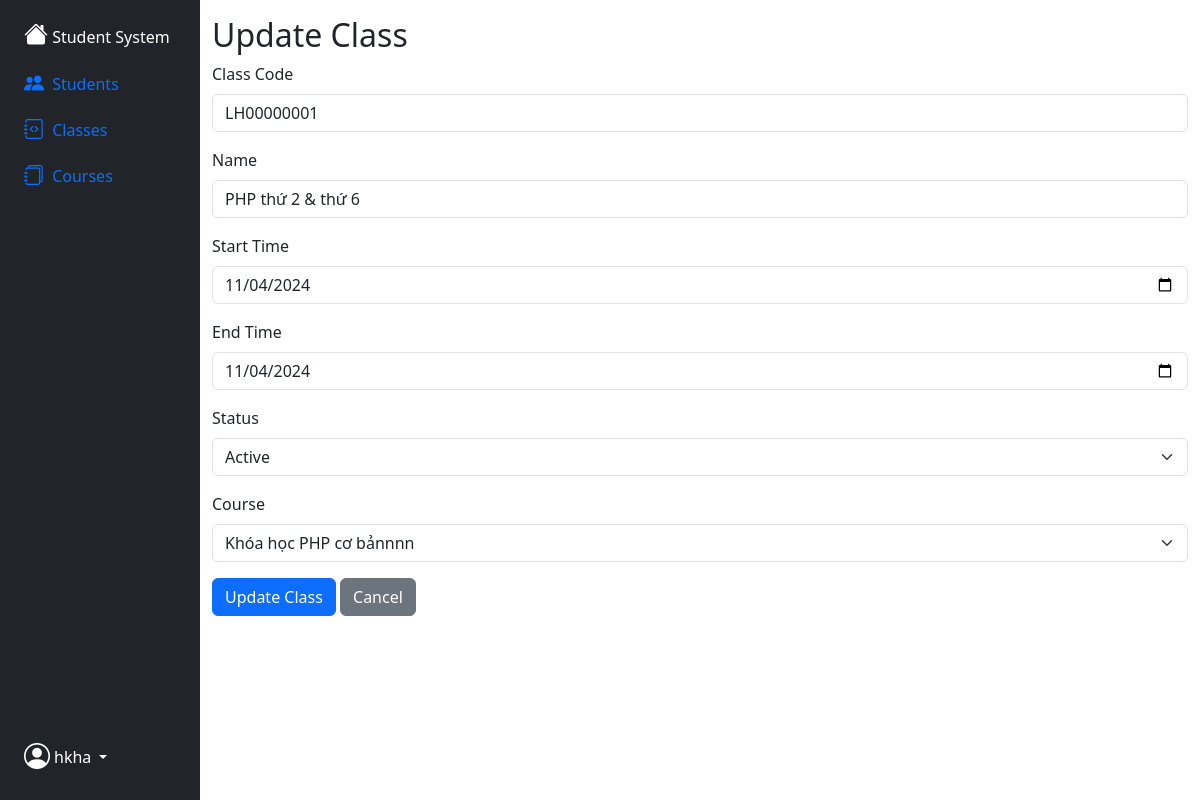
The app's page /php_mvc/index.php?controller=lophoc&action=showUpdateLopHoc&id_lop_hoc=1 with its own data.
### tables this page shows
CREATE TABLE `lop_hoc` (
  `id_lop_hoc` int NOT NULL,
  `ma_lop_hoc` char(10) NOT NULL,
  `ten_lop_hoc` varchar(50) DEFAULT NULL,
  `start_time_lop` datetime DEFAULT NULL,
  `end_time_lop` datetime DEFAULT NULL,
  `status_id` tinyint(1) DEFAULT NULL,
  `id_khoa_hoc` int DEFAULT NULL
);

CREATE TABLE `khoa_hoc` (
  `id_khoa_hoc` int NOT NULL,
  `ma_khoa_hoc` char(10) NOT NULL,
  `ten_khoa_hoc` varchar(100) NOT NULL,
  `ngay_bat_dau_kh` datetime DEFAULT NULL,
  `ngay_ket_thuc_kh` datetime DEFAULT NULL,
  `status_id` tinyint(1) DEFAULT NULL
);

### php_mvc/controllers/lophoc_controller.php (called while the page is built, shortened)
<?php
require_once('models/khoahoc.php');
require_once('models/lophoc.php');
class LopHocController extends BaseController
{
    public function showUpdateLopHoc()
    {
        $khoahoc = KhoaHoc::all();
        $lophoc = LopHoc::find($_GET['id_lop_hoc']);
        $data = array(
            'khoahoc' => $khoahoc,
            'lophoc' => $lophoc
        );
        $this->render('update', $data);
    }
}

### php_mvc/routes.php (called while the page is built, shortened)
<?php
$controller = new $klass;
$controller->$action();

### php_mvc/index.php (called while the page is built, shortened)
<?php
require_once('routes.php');

### php_mvc/models/lophoc.php (called while the page is built, shortened)
<?php
class LopHoc
{
    static $tableName = 'lop_hoc';
    public static function find($id_lop_hoc)
    {
        $db = DB::getInstance();
        $sql = 'SELECT * FROM ' . self::$tableName . ' WHERE id_lop_hoc = :id_lop_hoc';
        $req = $db->prepare($sql);
        $req->setFetchMode(PDO::FETCH_ASSOC);
        $req->execute(array('id_lop_hoc' => $id_lop_hoc));
        $item = $req->fetch();
        if (isset($item['id_lop_hoc'])) {
            return $item;
        }
        return null;
    }
}

### php_mvc/models/khoahoc.php (called while the page is built, shortened)
<?php
class KhoaHoc
{
    static $tableName = 'khoa_hoc';
    static function all($params = array())
    {
        $db = DB::getInstance();
        $sql = 'SELECT * FROM ' . self::$tableName;
        $req = $db->query($sql);
        $list = $req->fetchAll();
        return $list;
    }
}

### php_mvc/views/lophoc/update.php (the view, shortened to what this page needs)
<h2>Update Class</h2>
<form action="index.php?controller=lophoc&action=updateLopHoc" method="POST">
    <div class="mb-3">
        <label for="ma_lop_hoc" class="form-label">Class Code</label>
        <input type="text" class="form-control" id="ma_lop_hoc" name="ma_lop_hoc" value="<?php echo $data['lophoc']['ma_lop_hoc']; ?> " readonly>
    </div>
    <div class="mb-3">
        <label for="ten_lop_hoc" class="form-label">Name</label>
        <input type="text" class="form-control" id="ten_lop_hoc" name="ten_lop_hoc" value="<?php echo $data['lophoc']['ten_lop_hoc']; ?>" required>
    </div>
    <div class="mb-3">
        <label for="start_time_lop" class="form-label">Start Time</label>
        <input type="date" class="form-control" id="start_time_lop" name="start_time_lop" value="<?php echo date("Y-m-d", strtotime($data['lophoc']['start_time_lop'])) ?>" required>
    </div>
    <div class="mb-3">
        <label for="end_time_lop" class="form-label">End Time</label>
        <input type="date" class="form-control" id="end_time_lop" name="end_time_lop" value="<?php echo date("Y-m-d", strtotime($data['lophoc']['end_time_lop'])) ?>" required>
    </div>
    <div class="mb-3">
        <label for="status_id" class="form-label">Status</label>
        <select class="form-select" id="status_id" name="status_id">
            <option value="1" <?php echo $data['lophoc']['status_id'] == 1 ? 'selected' : ''; ?>>Active</option>
        </select>
    </div>
    <div class="mb-3">
        <label for="id_khoa_hoc" class="form-label">Course</label>
        <select class="form-select" id="id_khoa_hoc" name="id_khoa_hoc" required>
            <?php if (isset($data['khoahoc'])): ?>
                <?php foreach ($data['khoahoc'] as $item): ?>
                    <option value="<?php echo $item['id_khoa_hoc']; ?>"
                        <?php echo (isset($data['lophoc']) && $data['lophoc']['id_khoa_hoc'] == $item['id_khoa_hoc']) ? 'selected' : ''; ?>>
                        <?php echo htmlspecialchars($item['ten_khoa_hoc']); ?>
                    </option>
                <?php endforeach; ?>
            <?php endif; ?>
        </select>
    </div>
    <button type="submit" class="btn btn-primary">Update Class</button>
    <a href="index.php?controller=lophoc&action=index" class="btn btn-secondary">Cancel</a>
</form>

### records on screen
lop_hoc: ma_lop_hoc "LH00000001", ten_lop_hoc "PHP thứ 2 & thứ 6", start_time_lop "11/04/2024", end_time_lop "11/04/2024", status_id "Active", id_khoa_hoc "Khóa học PHP cơ bảnnnn"
